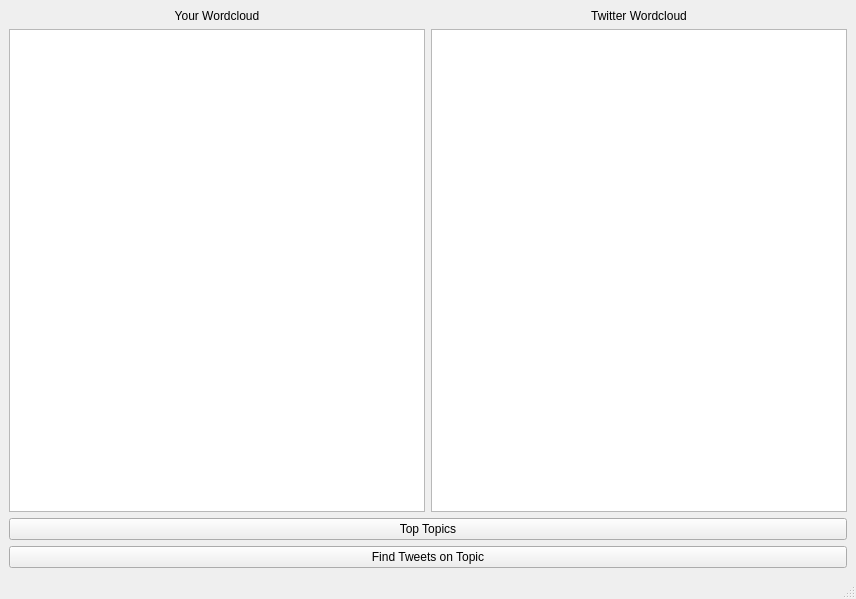
<?xml version="1.0" encoding="UTF-8"?>
<ui version="4.0">
 <class>Wordcloud</class>
 <widget class="QMainWindow" name="Wordcloud">
  <property name="geometry">
   <rect>
    <x>0</x>
    <y>0</y>
    <width>856</width>
    <height>599</height>
   </rect>
  </property>
  <property name="windowTitle">
   <string>MainWindow</string>
  </property>
  <widget class="QWidget" name="centralwidget">
   <layout class="QGridLayout" name="gridLayout">
    <item row="0" column="0">
     <widget class="QLabel" name="label">
      <property name="text">
       <string>Your Wordcloud</string>
      </property>
      <property name="textFormat">
       <enum>Qt::PlainText</enum>
      </property>
      <property name="alignment">
       <set>Qt::AlignCenter</set>
      </property>
      <property name="wordWrap">
       <bool>true</bool>
      </property>
     </widget>
    </item>
    <item row="0" column="1">
     <widget class="QLabel" name="label_2">
      <property name="text">
       <string>Twitter Wordcloud</string>
      </property>
      <property name="alignment">
       <set>Qt::AlignCenter</set>
      </property>
      <property name="wordWrap">
       <bool>true</bool>
      </property>
     </widget>
    </item>
    <item row="1" column="0">
     <widget class="QGraphicsView" name="graphicsView"/>
    </item>
    <item row="1" column="1">
     <widget class="QGraphicsView" name="graphicsView_2"/>
    </item>
    <item row="2" column="0" colspan="2">
     <widget class="QPushButton" name="pushButton">
      <property name="text">
       <string>Top Topics</string>
      </property>
     </widget>
    </item>
    <item row="3" column="0" colspan="2">
     <widget class="QPushButton" name="pushButton_2">
      <property name="text">
       <string>Find Tweets on Topic</string>
      </property>
     </widget>
    </item>
   </layout>
  </widget>
  <widget class="QMenuBar" name="menubar">
   <property name="geometry">
    <rect>
     <x>0</x>
     <y>0</y>
     <width>856</width>
     <height>26</height>
    </rect>
   </property>
  </widget>
  <widget class="QStatusBar" name="statusbar"/>
 </widget>
 <resources/>
 <connections/>
</ui>
